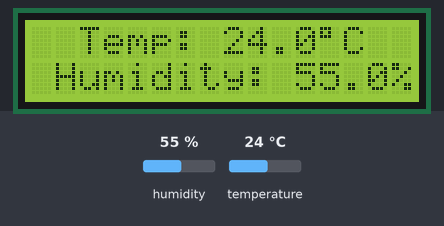
Recording of a sketch running on a simulated ESP32. Shown: 16×2 character LCD. Inputs (shaded band) come from the test bench; at power-on: humidity 55 %, temperature 24 °C. What the sketch prints to the serial monitor is not drawn.

Above: at 1.2 s.
1.3 s: humidity set to 22 %
At 2.6 s:
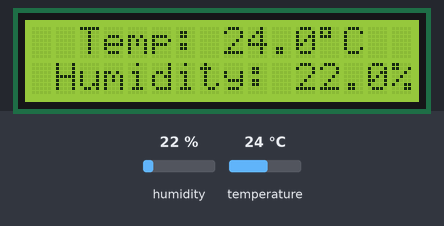
3.7 s: temperature set to 12 °C
At 4.7 s:
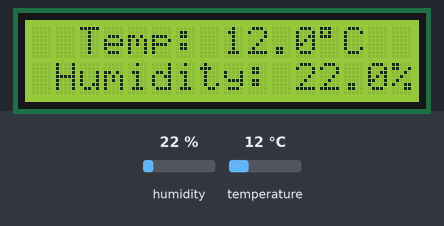
5.8 s: humidity set to 40 %
At 6.8 s:
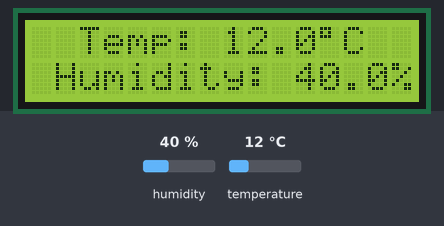
7.9 s: temperature set to 19 °C
At 8.8 s:
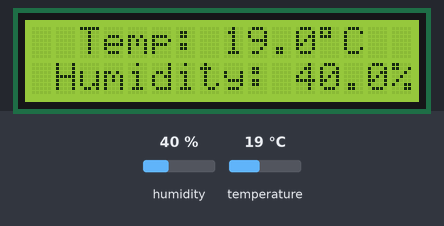
Timing chart, 0 to 10.9 s (numbered marks = the images above; inputs shaded):
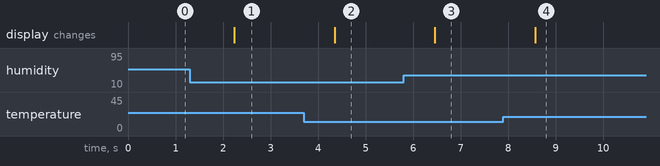

Measured:
- after the input at 1.3 s, the display: changes after 0.93 s (image 1)
- after the input at 3.7 s, the display: changes after 0.65 s (image 2)
- after the input at 5.8 s, the display: changes after 0.66 s (image 3)
- after the input at 7.9 s, the display: changes after 0.67 s (image 4)

The sketch:

Code.ino
```cpp
#include "DHTesp.h"
#include <LiquidCrystal_I2C.h>
#define I2C_ADDR    0x27
#define LCD_COLUMNS 16
#define LCD_LINES   2

const int DHT_PIN = 15;

DHTesp dhtSensor;

LiquidCrystal_I2C lcd(I2C_ADDR, LCD_COLUMNS, LCD_LINES);

void setup() {

  Serial.begin(115200);
  dhtSensor.setup(DHT_PIN, DHTesp::DHT22);
  lcd.init();
  lcd.backlight();

}

void loop() {

  TempAndHumidity  data = dhtSensor.getTempAndHumidity();
  Serial.println("Temp: " + String(data.temperature, 1) + "°C");
Serial.println("Humidity: " + String(data.humidity, 1) + "%");
  Serial.println("---");

  lcd.setCursor(0, 0);
  lcd.print("  Temp: " + String(data.temperature, 1) + "\xDF"+"C  ");
  lcd.setCursor(0, 1);
  lcd.print(" Humidity: " + String(data.humidity, 1) + "% ");
  lcd.print("Wokwi Online IoT");

  delay(1000);
}
```
